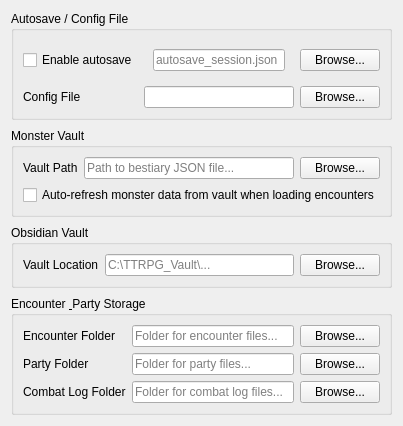
        <widget class="QWidget" name="tab_paths">
         <attribute name="title">
          <string>Paths &amp; Files</string>
         </attribute>
         <layout class="QVBoxLayout" name="verticalLayout_tab_paths">
          <property name="spacing">
           <number>8</number>
          </property>
          <item>
           <widget class="QGroupBox" name="group_autosave">
            <property name="sizePolicy">
             <sizepolicy hsizetype="Preferred" vsizetype="Fixed">
              <horstretch>0</horstretch>
              <verstretch>0</verstretch>
             </sizepolicy>
            </property>
            <property name="minimumSize">
             <size>
              <width>0</width>
              <height>0</height>
             </size>
            </property>
            <property name="title">
             <string>Autosave / Config File</string>
            </property>
            <layout class="QGridLayout" name="grid_autosave">
             <item row="0" column="0">
              <widget class="QCheckBox" name="check_autosave_enabled">
               <property name="text">
                <string>Enable autosave</string>
               </property>
              </widget>
             </item>
             <item row="0" column="2">
              <widget class="QPushButton" name="btn_browse_autosave">
               <property name="sizePolicy">
                <sizepolicy hsizetype="Fixed" vsizetype="Fixed">
                 <horstretch>0</horstretch>
                 <verstretch>0</verstretch>
                </sizepolicy>
               </property>
               <property name="text">
                <string>Browse...</string>
               </property>
              </widget>
             </item>
             <item row="0" column="1">
              <widget class="QWidget" name="widget_autosave_path" native="true">
               <layout class="QHBoxLayout" name="hl_autosave">
                <item>
                 <widget class="QLineEdit" name="edit_autosave_path">
                  <property name="sizePolicy">
                   <sizepolicy hsizetype="Expanding" vsizetype="Fixed">
                    <horstretch>0</horstretch>
                    <verstretch>0</verstretch>
                   </sizepolicy>
                  </property>
                  <property name="frame">
                   <bool>true</bool>
                  </property>
                  <property name="placeholderText">
                   <string>autosave_session.json</string>
                  </property>
                 </widget>
                </item>
               </layout>
              </widget>
             </item>
             <item row="1" column="2">
              <widget class="QPushButton" name="btn_browse_config">
               <property name="sizePolicy">
                <sizepolicy hsizetype="Fixed" vsizetype="Fixed">
                 <horstretch>0</horstretch>
                 <verstretch>0</verstretch>
                </sizepolicy>
               </property>
               <property name="text">
                <string>Browse...</string>
               </property>
              </widget>
             </item>
             <item row="1" column="0">
              <widget class="QLabel" name="label">
               <property name="sizePolicy">
                <sizepolicy hsizetype="Fixed" vsizetype="Fixed">
                 <horstretch>0</horstretch>
                 <verstretch>0</verstretch>
                </sizepolicy>
               </property>
               <property name="text">
                <string>Config File</string>
               </property>
              </widget>
             </item>
             <item row="1" column="1">
              <widget class="QLineEdit" name="edit_config_path">
               <property name="enabled">
                <bool>true</bool>
               </property>
              </widget>
             </item>
            </layout>
           </widget>
          </item>
          <item>
           <widget class="QGroupBox" name="group_vault">
            <property name="title">
             <string>Monster Vault</string>
            </property>
            <layout class="QGridLayout" name="grid_vault">
             <item row="0" column="0">
              <widget class="QLabel" name="label_vault_path">
               <property name="text">
                <string>Vault Path</string>
               </property>
              </widget>
             </item>
             <item row="0" column="1">
              <widget class="QLineEdit" name="edit_vault_path">
               <property name="placeholderText">
                <string>Path to bestiary JSON file...</string>
               </property>
              </widget>
             </item>
             <item row="0" column="2">
              <widget class="QPushButton" name="btn_browse_vault_path">
               <property name="text">
                <string>Browse...</string>
               </property>
              </widget>
             </item>
             <item row="1" column="0" colspan="3">
              <widget class="QCheckBox" name="check_auto_refresh_encounter">
               <property name="text">
                <string>Auto-refresh monster data from vault when loading encounters</string>
               </property>
              </widget>
             </item>
            </layout>
           </widget>
          </item>
          <item>
           <widget class="QGroupBox" name="group_obsidian">
            <property name="title">
             <string>Obsidian Vault</string>
            </property>
            <layout class="QGridLayout" name="grid_obsidian">
             <item row="0" column="0">
              <widget class="QLabel" name="label_obsidian_path">
               <property name="text">
                <string>Vault Location</string>
               </property>
              </widget>
             </item>
             <item row="0" column="1">
              <widget class="QLineEdit" name="edit_obsidian_path">
               <property name="placeholderText">
                <string>C:\TTRPG_Vault\...</string>
               </property>
              </widget>
             </item>
             <item row="0" column="2">
              <widget class="QPushButton" name="btn_browse_obsidian">
               <property name="text">
                <string>Browse...</string>
               </property>
              </widget>
             </item>
            </layout>
           </widget>
          </item>
          <item>
           <widget class="QGroupBox" name="group_storage">
            <property name="title">
             <string>Encounter &amp; Party Storage</string>
            </property>
            <layout class="QGridLayout" name="grid_storage">
             <item row="0" column="0">
              <widget class="QLabel" name="label_encounter_path">
               <property name="text">
                <string>Encounter Folder</string>
               </property>
              </widget>
             </item>
             <item row="0" column="1">
              <widget class="QLineEdit" name="edit_encounter_path">
               <property name="placeholderText">
                <string>Folder for encounter files...</string>
               </property>
              </widget>
             </item>
             <item row="0" column="2">
              <widget class="QPushButton" name="btn_browse_encounter">
               <property name="text">
                <string>Browse...</string>
               </property>
              </widget>
             </item>
             <item row="1" column="0">
              <widget class="QLabel" name="label_party_path">
               <property name="text">
                <string>Party Folder</string>
               </property>
              </widget>
             </item>
             <item row="1" column="1">
              <widget class="QLineEdit" name="edit_party_path">
               <property name="placeholderText">
                <string>Folder for party files...</string>
               </property>
              </widget>
             </item>
             <item row="1" column="2">
              <widget class="QPushButton" name="btn_browse_party">
               <property name="text">
                <string>Browse...</string>
               </property>
              </widget>
             </item>
             <item row="2" column="0">
              <widget class="QLabel" name="label_combat_log_path">
               <property name="text">
                <string>Combat Log Folder</string>
               </property>
              </widget>
             </item>
             <item row="2" column="1">
              <widget class="QLineEdit" name="edit_combat_log_path">
               <property name="placeholderText">
                <string>Folder for combat log files...</string>
               </property>
              </widget>
             </item>
             <item row="2" column="2">
              <widget class="QPushButton" name="btn_browse_combat_log">
               <property name="text">
                <string>Browse...</string>
               </property>
              </widget>
             </item>
            </layout>
           </widget>
          </item>
         </layout>
        </widget>
